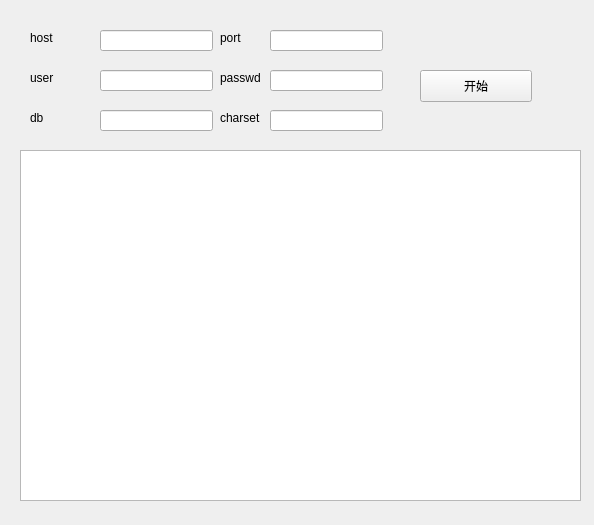
<?xml version="1.0" encoding="UTF-8"?>
<ui version="4.0">
 <class>Form</class>
 <widget class="QWidget" name="Form">
  <property name="geometry">
   <rect>
    <x>0</x>
    <y>0</y>
    <width>594</width>
    <height>525</height>
   </rect>
  </property>
  <property name="windowTitle">
   <string>Form</string>
  </property>
  <widget class="QLineEdit" name="host">
   <property name="geometry">
    <rect>
     <x>100</x>
     <y>30</y>
     <width>113</width>
     <height>21</height>
    </rect>
   </property>
  </widget>
  <widget class="QLineEdit" name="port">
   <property name="geometry">
    <rect>
     <x>270</x>
     <y>30</y>
     <width>113</width>
     <height>21</height>
    </rect>
   </property>
  </widget>
  <widget class="QLineEdit" name="user">
   <property name="geometry">
    <rect>
     <x>100</x>
     <y>70</y>
     <width>113</width>
     <height>21</height>
    </rect>
   </property>
  </widget>
  <widget class="QLineEdit" name="passwd">
   <property name="geometry">
    <rect>
     <x>270</x>
     <y>70</y>
     <width>113</width>
     <height>21</height>
    </rect>
   </property>
  </widget>
  <widget class="QLineEdit" name="db">
   <property name="geometry">
    <rect>
     <x>100</x>
     <y>110</y>
     <width>113</width>
     <height>21</height>
    </rect>
   </property>
  </widget>
  <widget class="QLineEdit" name="charset">
   <property name="geometry">
    <rect>
     <x>270</x>
     <y>110</y>
     <width>113</width>
     <height>21</height>
    </rect>
   </property>
  </widget>
  <widget class="QPushButton" name="pushButton">
   <property name="geometry">
    <rect>
     <x>420</x>
     <y>70</y>
     <width>112</width>
     <height>32</height>
    </rect>
   </property>
   <property name="text">
    <string>开始</string>
   </property>
  </widget>
  <widget class="QTextEdit" name="textEdit">
   <property name="geometry">
    <rect>
     <x>20</x>
     <y>150</y>
     <width>561</width>
     <height>351</height>
    </rect>
   </property>
  </widget>
  <widget class="QLabel" name="label">
   <property name="geometry">
    <rect>
     <x>30</x>
     <y>30</y>
     <width>58</width>
     <height>16</height>
    </rect>
   </property>
   <property name="text">
    <string>host</string>
   </property>
  </widget>
  <widget class="QLabel" name="label_2">
   <property name="geometry">
    <rect>
     <x>220</x>
     <y>30</y>
     <width>58</width>
     <height>16</height>
    </rect>
   </property>
   <property name="text">
    <string>port</string>
   </property>
  </widget>
  <widget class="QLabel" name="label_3">
   <property name="geometry">
    <rect>
     <x>30</x>
     <y>70</y>
     <width>58</width>
     <height>16</height>
    </rect>
   </property>
   <property name="text">
    <string>user</string>
   </property>
  </widget>
  <widget class="QLabel" name="label_4">
   <property name="geometry">
    <rect>
     <x>220</x>
     <y>70</y>
     <width>58</width>
     <height>16</height>
    </rect>
   </property>
   <property name="text">
    <string>passwd</string>
   </property>
  </widget>
  <widget class="QLabel" name="label_5">
   <property name="geometry">
    <rect>
     <x>30</x>
     <y>110</y>
     <width>58</width>
     <height>16</height>
    </rect>
   </property>
   <property name="text">
    <string>db</string>
   </property>
  </widget>
  <widget class="QLabel" name="label_6">
   <property name="geometry">
    <rect>
     <x>220</x>
     <y>110</y>
     <width>58</width>
     <height>16</height>
    </rect>
   </property>
   <property name="text">
    <string>charset</string>
   </property>
  </widget>
 </widget>
 <resources/>
 <connections/>
</ui>
